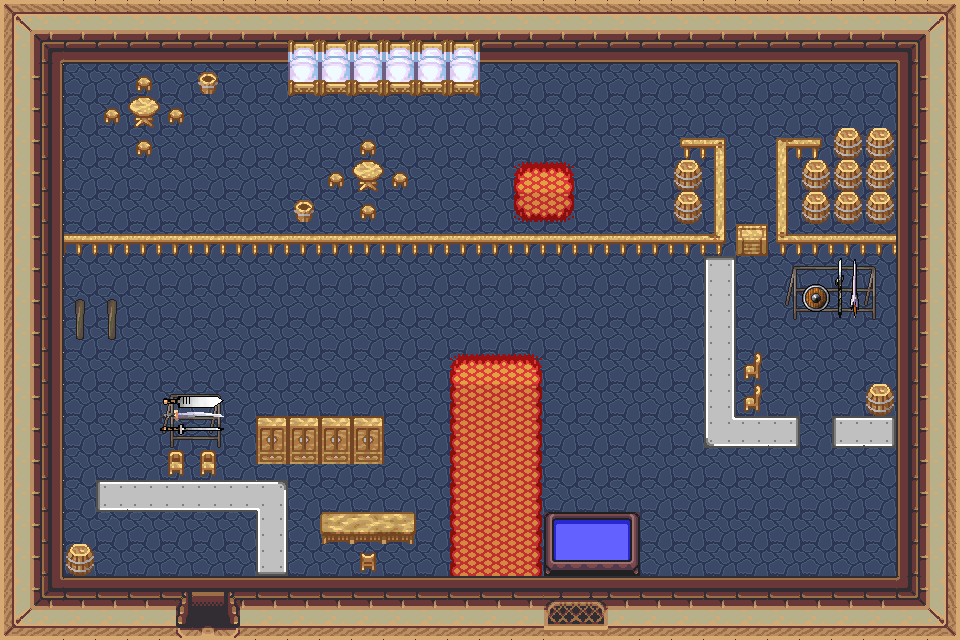

This game map was drawn from its Tiled (.tmx) file and the tilesets committed beside it. A one-line description and the trimmed map source follow:
An orthogonal 30x20 tile map with 32x32 px tiles, 7 tile layers (elf_jail_0_floor, elf_jail_1_terrain, elf_jail_2_object, elf_jail_3_roof, ...), 2 hidden layers not drawn, 12 tilesets.

<map version="0.99b" orientation="orthogonal" width="30" height="20" tilewidth="32" tileheight="32">
 <properties>
  <property name="x" value="500000" />
  <property name="y" value="500000" />
 </properties>
 <tileset name="Outside 0" firstgid="1" tilewidth="32" tileheight="32">
  <image source="../../zelda_outside_0_chipset.png" trans="ffffff" />
 </tileset>
 <tileset name="Outside 1" firstgid="481" tilewidth="32" tileheight="32">
  <image source="../../zelda_outside_1_chipset.png" trans="ffffff" />
 </tileset>
 <tileset name="Dungeon 0" firstgid="961" tilewidth="32" tileheight="32">
  <image source="../../zelda_dungeon_0_chipset.png" trans="ff00ff" />
 </tileset>
 <tileset name="Dungeon 1" firstgid="1441" tilewidth="32" tileheight="32">
  <image source="../../zelda_dungeon_1_chipset.png" trans="ff00ff" />
 </tileset>
 <tileset name="Interior 0" firstgid="1921" tilewidth="32" tileheight="32">
  <image source="../../zelda_interior_0_chipset.png" trans="ff00ff" />
 </tileset>
 <tileset name="Navigation" firstgid="2401" tilewidth="32" tileheight="32">
  <image source="../../zelda_navigation_chipset.png" />
 </tileset>
 <tileset name="Objects" firstgid="2402" tilewidth="32" tileheight="32">
  <image source="../../zelda_objects_chipset.png" />
 </tileset>
 <tileset name="Collision" firstgid="2602" tilewidth="32" tileheight="32">
  <image source="../../zelda_collision_chipset.png" />
 </tileset>
 <tileset name="Buildings 0" firstgid="2604" tilewidth="32" tileheight="32">
  <image source="../../zelda_building_0_tileset.png" />
 </tileset>
 <tileset name="Outside 2" firstgid="3084" tilewidth="32" tileheight="32">
  <image source="../../zelda_outside_2_chipset.png" />
 </tileset>
 <tileset name="Interior 1" firstgid="3564" tilewidth="32" tileheight="32">
  <image source="../../zelda_interior_1_chipset.png" />
 </tileset>
 <tileset name="Untitled" firstgid="4044" tilewidth="32" tileheight="32">
  <image source="../../zelda_monsters_chipset.png" />
 </tileset>
 <layer name="elf_jail_0_floor" width="30" height="20">
  <data>[600 cells, 600 non-empty, 3 distinct tile ids]</data>
 </layer>
 <layer name="elf_jail_1_terrain" width="30" height="20">
  <data>[600 cells, 184 non-empty, 26 distinct tile ids]</data>
 </layer>
 <layer name="elf_jail_2_object" width="30" height="20">
  <data>[600 cells, 151 non-empty, 60 distinct tile ids]</data>
 </layer>
 <layer name="elf_jail_3_roof" width="30" height="20">
  <data>[600 cells, 0 non-empty, 0 distinct tile ids]</data>
 </layer>
 <layer name="elf_jail_4_roof_add" width="30" height="20">
  <data>[600 cells, 0 non-empty, 0 distinct tile ids]</data>
 </layer>
 <layer name="elf_jail_objects" width="30" height="20" visible="0">
  <data>[600 cells, 14 non-empty, 11 distinct tile ids]</data>
 </layer>
 <layer name="elf_jail_collision" width="30" height="20" visible="0" opacity="0.37">
  <data>[600 cells, 311 non-empty, 1 distinct tile ids]</data>
 </layer>
 <layer name="elf_jail_navigation" width="30" height="20">
  <data>[600 cells, 0 non-empty, 0 distinct tile ids]</data>
 </layer>
 <layer name="elf_jail_protection" width="30" height="20">
  <data>[600 cells, 0 non-empty, 0 distinct tile ids]</data>
 </layer>
</map>
